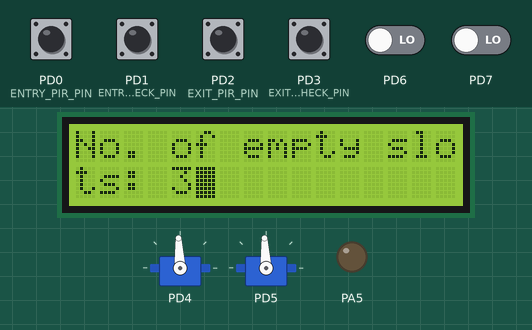
The program below on a simulated ATmega32, built with avr-gcc and emulated at 1 MHz. Parts: 16×2 character LCD, 2 × servo, output pins drawn as LEDs (lit = HIGH). Wiring (inferred from the names in the program): character LCD (HD44780): RS PA6; E PA4; data PA0, PA1, PA2, PA3. Inputs (shaded band) come from the test bench; at power-on: PD0 (ENTRY_PIR_PIN), PD1 (ENTRY_PIR_CHECK_PIN), PD2 (EXIT_PIR_PIN), PD3 (EXIT_PIR_CHECK_PIN) HIGH, PD6, PD7 LOW. Servo pulses on a pin are drawn as a servo (544–2400 µs = 0–180°); pins used as bus, display or sensor lines are not drawn.

Above: at 0.2 s.
At 61.2 s:
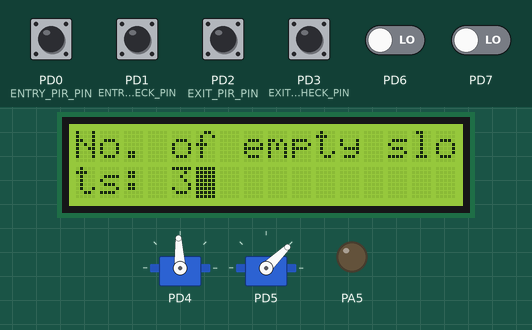
Timing chart, 0 to 62.7 s (numbered marks = the images above):
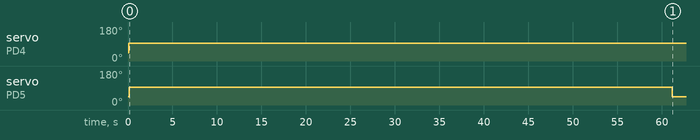

The program:

main.c
```c
/*
 * Garage.c
 *
 * Author : Mahmoud Abdelghany
 */

#include "main.h"


int main(void)
{
	LCD_init();

	/* Entry and Entry Check, Entry PIR Pins */
	DIO_vsetPINDir(PIR_PORT,ENTRY_PIR_PIN, INPUT);
	DIO_vsetPINDir(PIR_PORT,ENTRY_PIR_CHECK_PIN, INPUT);

	/* Exit and Exit Check, Exit PIR Pins */
	DIO_vsetPINDir(PIR_PORT,EXIT_PIR_PIN, INPUT);
	DIO_vsetPINDir(PIR_PORT,EXIT_PIR_CHECK_PIN, INPUT);

	garage_state garage_state = {0};
	garage_state.garage_total_slots = GARAGE_TOTAL_SLOTS;
	garage_state.garage_empty_slots = GARAGE_TOTAL_SLOTS;
	servo_rotate_0(ENTRY_SERVO_CHANNEL);
	servo_rotate_0(EXIT_SERVO_CHANNEL);
	LCD_Display_String(WELCOME_MSG);

	/* Flags for Entry PIRs to to read the current state of the PIR  one per car*/
	uint_8 prev_entry_state_flag = 0;
	uint_8 prev_entry_check_state_flag = 0;

	/* Flags for Exit PIRs to to read the current state of the PIR once per car*/
	uint_8 prev_exit_state_flag = 0;
	uint_8 prev_exit_check_state_flag = 0;
    while (1){
		garage_state.garage_entry[ENTRY_PIR] = DIO_u8read(PIR_PORT,ENTRY_PIR_PIN);
		garage_state.garage_entry[ENTRY_CHECK_PIR] = DIO_u8read(PIR_PORT,ENTRY_PIR_CHECK_PIN);
		garage_state.garage_exit[EXIT_PIR] = DIO_u8read(PIR_PORT,EXIT_PIR_PIN);
		garage_state.garage_exit[EXIT_CHECK_PIR] = DIO_u8read(PIR_PORT,EXIT_PIR_CHECK_PIN);

		/*
		* Entry Sequence
		* 1- Checking the Entry PIR
		* 2- Check available slots
		* 3- Set timeout to close the gate if the car didn't enter or pass through second PIR
		* 4- Close the Gate when the car passes through second PIR or After predetermined duration.
		* 5- Decrement Empty slots
		*/
		if(garage_state.garage_entry[ENTRY_PIR] == 1 && prev_entry_state_flag == 0){
			prev_entry_state_flag = 1;

			/* Open Gate only in case there is empty slots */
			if(garage_state.garage_empty_slots > 0){
				servo_rotate_90(ENTRY_SERVO_CHANNEL);

				/* Setting timeout in case the car didn't pass second PIR after specific time. */
				timer_OVF_interrupt_Callback(timeout_entry_callback,60);

				/* LCD Display number of empty slots or That there is no empty slots */
				LCD_Send_Command(LCD_CLEAR_SCREEN);
				LCD_Display_String(GARAGE_EMPTY);
				LCD_Display_Character(garage_state.garage_empty_slots);
			}else{
				LCD_Send_Command(LCD_CLEAR_SCREEN);
				LCD_Display_String(GARAGE_FULL);
			}
		}
		else if(garage_state.garage_entry[ENTRY_PIR] == 0){
			prev_entry_state_flag = 0;
		}

		/*
		* Entry Check: Close gate When car passes through second PIR
		*/
		if(garage_state.garage_entry[ENTRY_CHECK_PIR] == 1 && prev_entry_check_state_flag == 0){
			if(garage_state.garage_empty_slots > 0){
				garage_state.garage_empty_slots = garage_state.garage_empty_slots -1;
			}
			prev_entry_check_state_flag = 1;
			if(garage_state.garage_entry[ENTRY_PIR] == 0){
				servo_rotate_0(ENTRY_SERVO_CHANNEL);
			}
		}
		else if(garage_state.garage_entry[ENTRY_CHECK_PIR] == 0){
			prev_entry_check_state_flag = 0;
		}

		/*
		* Exit Sequence
		* 1- Checking the Exit first PIR
		* 2- Set timeout to close the gate if the car didn't enter or pass through second PIR
		* 3- Close the Gate when the car passes through second PIR or After predetermined duration.
		* 4- Increment Empty slots
		*/
		if(garage_state.garage_exit[EXIT_PIR] == 1 && prev_exit_state_flag == 0){
			prev_exit_state_flag = 1;
			servo_rotate_90(EXIT_SERVO_CHANNEL);
			timer_OVF_interrupt_Callback(timeout_exit_callback,60);
		}
		else if(garage_state.garage_exit[EXIT_PIR] == 0){
			prev_exit_state_flag = 0;
		}
		if(garage_state.garage_exit[EXIT_CHECK_PIR] == 1 && prev_exit_check_state_flag == 0){
			garage_state.garage_empty_slots = garage_state.garage_empty_slots +1;
			prev_exit_check_state_flag = 1;
			if(garage_state.garage_exit[EXIT_PIR] == 0){
				servo_rotate_0(EXIT_SERVO_CHANNEL);
			}
		}
		else if(garage_state.garage_exit[EXIT_CHECK_PIR] == 0){
			prev_exit_check_state_flag = 0;
		}
    }
}


void timeout_entry_callback(void){
	servo_rotate_0(ENTRY_SERVO_CHANNEL);
}

void timeout_exit_callback(void){
	servo_rotate_0(EXIT_SERVO_CHANNEL);
}
```

main.h
```c
/*
 * main.h
 *
 * Created: 25-Jun-22 11:21:29 AM
 *  Author: Mahmo
 */


#ifndef MAIN_H_
#define MAIN_H_

#include <avr/io.h>
#define F_CPU 1000000UL
#include "servo_motor.h"
#include "LCD.h"
#include "DIO.h"

#define WELCOME_MSG "Welcome"
#define GARAGE_TOTAL_SLOTS 3
#define PIR_PORT 'D'

#define ENTRY_PIR_PIN 0
#define ENTRY_PIR_CHECK_PIN 1

#define EXIT_PIR_PIN 2
#define EXIT_PIR_CHECK_PIN 3

#define ENTRY_PIR 0
#define ENTRY_CHECK_PIR 1

#define EXIT_PIR 0
#define EXIT_CHECK_PIR 1

#define ENTRY_SERVO_CHANNEL 'B'
#define EXIT_SERVO_CHANNEL 'A'

#define INPUT 0
#define OUTPUT 1

#define GARAGE_FULL "There are no empty spots"
#define GARAGE_EMPTY "No. of empty slots: "

typedef unsigned char uint_8;

typedef struct garage_state {
	uint_8 garage_total_slots;
	uint_8 garage_empty_slots;
	uint_8 garage_entry[2];
	uint_8 garage_exit[2];
	} garage_state;

void timeout_entry_callback(void);
void timeout_exit_callback(void);

#endif /* MAIN_H_ */
```

servo_motor.c
```c
/*
 * servo_motor.c
 *
 * Created: 24-Jun-22 8:33:25 AM
 *  Author: Mahmoud Abdelghany
 */

#include "servo_motor.h"


void servo_rotate_0(char channel){
	switch (channel){
		case 'A':
		timer1_wave_fastPWM_A(0.99999);
		break;
		case'B':
		timer1_wave_fastPWM_B(0.99999);
		break;
	}
}
void servo_rotate_90(char channel){
	switch (channel){
		case 'A':
		timer1_wave_fastPWM_A(1.499999);
		break;
		case'B':
		timer1_wave_fastPWM_B(1.499999);
		break;
	}
}
void servo_rotate_180(char channel){
	switch (channel){
		case 'A':
		timer1_wave_fastPWM_A(1.99999);
		break;
		case'B':
		timer1_wave_fastPWM_B(1.99999);
		break;
	}
}
```

servo_motor.h
```c
/*
 * servo_motor.h
 *
 * Created: 24-Jun-22 8:33:56 AM
 *  Author: Mahmoud Abdelghany
 */


#ifndef SERVO_MOTOR_H_
#define SERVO_MOTOR_H_

#include "timer.h"

void servo_rotate_0(char);
void servo_rotate_90(char);
void servo_rotate_180(char);


#endif /* SERVO_MOTOR_H_ */
```

std_macros.h
```c
/*
 * std_macros.h
 *
 * Created: 2/17/2018 3:37:09 PM
 *  Author: Mohamed Zaghlol
 */
#define REGISTER_SIZE 8
#define SET_BIT(reg,bit)    reg|=(1<<bit)
#define CLR_BIT(reg,bit)    reg&=(~(1<<bit))
#define TOG_BIT(reg,bit)    reg^=(1<<bit)
#define READ_BIT(reg,bit)    (reg&(1<<bit))>>bit
#define IS_BIT_SET(reg,bit)  (reg&(1<<bit))>>bit
#define IS_BIT_CLR(reg,bit)  !((reg&(1<<bit))>>bit)
#define ROR(reg,num)         reg=(reg<<(REGISTER_SIZE-num))|(reg>>(num))
#define ROL(reg,num)        reg= (reg>>(REGISTER_SIZE-num))|(reg<<(num))
```

timer.c
```c
/*
 * timer.c
 *
 * Created: 9/25/2019 7:22:07 PM
 *  Author: Mohamed Zaghlol
 */

#include "std_macros.h"
#include <avr/io.h>
#include <avr/interrupt.h>


volatile unsigned char counter = 0;
volatile unsigned char time_in_sec = 0;
volatile unsigned char current_time = 0;
void (*callback_function)(void) = (void*)0;

ISR(TIMER0_OVF_vect){
	counter += 1;
	current_time = counter*0.262;
	if(current_time > time_in_sec){
		callback_function();
		TCCR0 = 0;
		CLR_BIT(TIMSK,TOIE0);
		counter = 0;
		current_time = 0;
	}
}

void timer_CTC_init_interrupt(void)
{
	/* select CTC mode*/
	SET_BIT(TCCR0,WGM01);
	/* load a value in OCR0 */
	OCR0=80;
	/* select timer clock */
	SET_BIT(TCCR0,CS00);
	SET_BIT(TCCR0,CS02);
	/* enable interrupt*/
	sei();
	SET_BIT(TIMSK,OCIE0);
}

void timer_OVF_interrupt_Callback(void (*callback_func)(void),unsigned char time_sec){
	/* select Overflow mode with Prescaler 1024*/
	SET_BIT(TCCR0,CS00);
	SET_BIT(TCCR0,CS02);
	/* enable interrupt*/
	sei();
	SET_BIT(TIMSK,TOIE0);
	time_in_sec = time_sec;
	callback_function = callback_func;
}


void timer_wave_nonPWM(void)
{
	/* set OC0 as output pin */
	SET_BIT(DDRB,3);
	/* select CTC mode*/
	SET_BIT(TCCR0,WGM01);
	/* load a value in OCR0 */
	OCR0=64;
	/* select timer clock */
	SET_BIT(TCCR0,CS00);
	SET_BIT(TCCR0,CS02);
	/* toggle OC0 on compare match*/
	SET_BIT(TCCR0,COM00);
}

void timer1_wave_fastPWM_A(double value)
{
	/* set OC1A as output pin */
	SET_BIT(DDRD,5);
	/* select fast PWM mode*/
	SET_BIT(TCCR1A,WGM11);
	SET_BIT(TCCR1B,WGM12);
	SET_BIT(TCCR1B,WGM13);
	/* load a value in OCR1A,ICR1 */
	OCR1A=value*1000;
	ICR1=19999;
	/* select timer clock, no prescaling */
	SET_BIT(TCCR1B,CS10);
	/* clear OC1A on compare match, set OC1A at BOTTOM,(non inverting mode)*/
	SET_BIT(TCCR1A,COM1A1);
}
void timer1_wave_fastPWM_B(double value)
{
	/* set OC1B as output pin */
	SET_BIT(DDRD,4);
	/* select fast PWM mode*/
	SET_BIT(TCCR1A,WGM11);
	SET_BIT(TCCR1B,WGM12);
	SET_BIT(TCCR1B,WGM13);
	/* load a value in OCR1B,ICR1 */
	OCR1B=value*1000;
	ICR1=19999;
	/* select timer clock, no prescaling */
	SET_BIT(TCCR1B,CS10);
	/* clear OC1B on compare match, set OC1B at BOTTOM,(non inverting mode)*/
	SET_BIT(TCCR1A,COM1B1);
}

void timer_wave_phasecorrectPWM(void)
{
	/* set OC0 as output pin */
	SET_BIT(DDRB,3);
	/* select phase correct PWM mode*/
	SET_BIT(TCCR0,WGM00);
	/* load a value in OCR0 */
	OCR0=64;
	/* select timer clock */
	SET_BIT(TCCR0,CS00);
	SET_BIT(TCCR0,CS02);
	/* Set OC0 on compare match when up-counting. Clear OC0 on compare match when down counting.*/
	SET_BIT(TCCR0,COM00);
	SET_BIT(TCCR0,COM01);
}
```

timer.h
```c
/*
 * timer.h
 *
 * Created: 9/25/2019 7:22:18 PM
 *  Author: Mohamed Zaghlol
 */


#ifndef TIMER_H_
#define TIMER_H_
/*
	Function Name        : timer_CTC_init_interrupt
	Function Returns     : void
	Function Arguments   : void
	Function Description : initialize the interrupt of the CTC mode of timer0.
*/
void timer_CTC_init_interrupt(void);

/*
	Function Name        : timer_OVF_interrupt_Callback
	Function Returns     : void
	Function Arguments   : callback function, time in seconds
	Function Description : initialize the overflow mode of timer0 with interrupt to callback function upon completion.
*/
void timer_OVF_interrupt_Callback(void (*callback_func)(void),unsigned char time_sec);

/*
	Function Name        : timer_wave_nonPWM
	Function Returns     : void
	Function Arguments   : void
	Function Description : initialize the generation of a wave on OC0 pin in non PWM mode.
*/
void timer_wave_nonPWM(void);


/*
	Function Name        : timer1_wave_fastPWM_A
	Function Returns     : void
	Function Arguments   : double
	Function Description : initialize the generation of a wave on OC1A pin in fast PWM mode.
*/
void timer1_wave_fastPWM_A(double value);

/*
	Function Name        : timer1_wave_fastPWM_B
	Function Returns     : void
	Function Arguments   : double
	Function Description : initialize the generation of a wave on OC1B pin in fast PWM mode.
*/

void timer1_wave_fastPWM_B(double value);
/*
	Function Name        : timer_wave_phasecorrectPWM
	Function Returns     : void
	Function Arguments   : void
	Function Description : initialize the generation of a wave on OC0 pin in phase correct PWM mode.
*/

void timer_wave_phasecorrectPWM(void);
#endif /* TIMER_H_ */
```

LCD_config.h
```c
/*
 * LCD_config.h
 *
 * Created: 24-Jun-22 2:07:47 PM
 *  Author: Mahmo
 */


#ifndef LCD_CONFIG_H_
#define LCD_CONFIG_H_


#define LCD_PORT_DIR DDRA
#define LCD_PORT_OUT PORTA
#define UPPER 1
#define LOWER 0
#define LCD_PORT_UPPER_LOWER LOWER

#define RS_PIN 6
#define R_W_PIN 5
#define ENABLE_PIN 4


#endif /* LCD_CONFIG_H_ */
```

LCD.c
```c
/*
 * LCD.c
 *
 * Created: 6/1/2021 9:18:50 PM
 *  Author: Mahmoud Abdelghany
 */

#include "LCD.h"

void LCD_init(){
	LCD_PORT_DIR |= (1<<RS_PIN) | (1<<ENABLE_PIN) | (1<<R_W_PIN); //Setting Enable, R/W and Register Select pins to output
	#if (LCD_PORT_UPPER_LOWER == UPPER)
	LCD_PORT_DIR |= (0xF0); // changing upper 4 pins to output pins
	#else
	LCD_PORT_DIR |= (0x0F); // changing lower 4 pins to output pins
	#endif
 	LCD_Send_Command(LCD_4BIT_MODE); // Initialize 4-bit mode
 	LCD_Send_Command(LCD_4BIT_2LINES_MODE); //Initialize 16x2 mode
 	LCD_Send_Command(LCD_DISPLAY_ON_CURSOR_BLINK);
	LCD_Send_Command(LCD_CLEAR_SCREEN); //Clearing screen

	_delay_ms(2);
}

void LCD_Send_Command(unsigned char cmd){
	LCD_PORT_OUT &= (~(1<<RS_PIN));
	LCD_PORT_OUT &= (~(1<<R_W_PIN));
	LCD_PORT_OUT &= (~(1<<ENABLE_PIN));

	#if (LCD_PORT_UPPER_LOWER == UPPER)
	LCD_PORT_OUT = (LCD_PORT_OUT & 0x0F) | (cmd & 0xF0);
	LCD_PORT_OUT |= (1<<ENABLE_PIN);
	_delay_ms(1);
	LCD_PORT_OUT &= (~(1<<ENABLE_PIN));
	_delay_ms(1);
	LCD_PORT_OUT = (LCD_PORT_OUT & 0x0F) | (cmd << 4);
	LCD_PORT_OUT |= (1<<ENABLE_PIN);
	_delay_us(2);
	LCD_PORT_OUT &= (~(1<<ENABLE_PIN));
	#else
	LCD_PORT_OUT = (LCD_PORT_OUT & 0xF0) | (cmd >> 4);
	LCD_PORT_OUT |= (1<<ENABLE_PIN);
	_delay_ms(1);
	LCD_PORT_OUT &= (~(1<<ENABLE_PIN));
	_delay_ms(1);
	LCD_PORT_OUT = (LCD_PORT_OUT & 0xF0) | (cmd & 0x0F);
	LCD_PORT_OUT |= (1<<ENABLE_PIN);
	_delay_ms(1);
	LCD_PORT_OUT &= (~(1<<ENABLE_PIN));

	LCD_PORT_OUT &= 0xF0;
	#endif
	_delay_ms(2);
}

void LCD_Display_Character(unsigned char Char){
	if((Char >=0) && (Char<=9)){
		Char = Char + '0';
	}

	LCD_PORT_OUT &= (~(1<<R_W_PIN));
	LCD_PORT_OUT |= (1<<RS_PIN);

	#if (LCD_PORT_UPPER_LOWER == UPPER)
	LCD_PORT_OUT = (LCD_PORT_OUT & 0x0F) | (Char & 0xF0);
	LCD_PORT_OUT |= (1<<ENABLE_PIN);
	_delay_ms(1);
	LCD_PORT_OUT &= (~(1<<ENABLE_PIN));
	_delay_ms(1);
	LCD_PORT_OUT = (LCD_PORT_OUT & 0x0F) | (Char << 4);
	LCD_PORT_OUT |= (1<<ENABLE_PIN);
	_delay_ms(1);
	LCD_PORT_OUT &= (~(1<<ENABLE_PIN));
	#else
	LCD_PORT_OUT = (LCD_PORT_OUT & 0xF0) | (Char >> 4);
	LCD_PORT_OUT |= (1<<ENABLE_PIN);
	_delay_us(1);
	LCD_PORT_OUT &= (~(1<<ENABLE_PIN));
	_delay_ms(2);
	LCD_PORT_OUT = (LCD_PORT_OUT & 0xF0) | (Char & 0x0F);
	LCD_PORT_OUT |= (1<<ENABLE_PIN);
	_delay_us(1);
	LCD_PORT_OUT &= (~(1<<ENABLE_PIN));

	LCD_PORT_OUT &= 0xF0;
	#endif

	_delay_ms(2);
}


void LCD_Display_String(unsigned char *str){
	signed char i = 0;
	while(str[i] != '\0'){
		if(i == 16){
			LCD_Send_Command(LCD_GOTO_2ND_ROW);
		}
		LCD_Display_Character(str[i]);
		i++;
	}
}
```

LCD.h
```c
/*
 * LCD.h
 *
 * Created: 6/1/2021 9:19:03 PM
 *  Author: Mahmoud Abdelghany
 */
#include <avr/io.h>
#define F_CPU 1000000UL
#include <util/delay.h>
#include "LCD_config.h"

#ifndef LCD_H_
#define LCD_H_

#define LCD_4BIT_MODE 0x02
#define LCD_4BIT_2LINES_MODE 0x28
#define LCD_DISPLAY_ON_CURSOR_ON  0x0E
#define LCD_DISPLAY_ON_CURSOR_OFF  0x0C
#define LCD_DISPLAY_ON_CURSOR_BLINK 0x0F
#define LCD_GOTO_1ST_ROW 0x80
#define LCD_GOTO_2ND_ROW 0xC0
#define LCD_CLEAR_SCREEN 0x01

void LCD_init(void);
void LCD_Send_Command(unsigned char cmd);
void LCD_Display_Character(unsigned char Character);
void LCD_Display_String(unsigned char *str);


#endif /* LCD_H_ */
```

DIO.h
```c
#ifndef DIO_H_
#define DIO_H_
/*
	Function Name        : DIO_vsetPINDir
	Function Returns     : void
	Function Arguments   : unsigned char portname,unsigned char pinnumber,unsigned char direction
	Function Description : Set the direction of the given pin in the given port (direction 0 = input : 1 = output)
*/
void DIO_vsetPINDir(unsigned char portname,unsigned char pinnumber,unsigned char direction);

/*
	Function Name        : DIO_write
	Function Returns     : void
	Function Arguments   : unsigned char portname,unsigned char pinnumber,unsigned char outputvalue
	Function Description : Set the value of the given pin in the given port (outputvalue 0 = low : 1 = high)
*/
void DIO_write(unsigned char portname,unsigned char pinnumber,unsigned char outputvalue);

/*
	Function Name        : DIO_u8read
	Function Returns     : unsigned char
	Function Arguments   : unsigned char portname,unsigned char pinnumber
	Function Description : Returns 1 if the value of the given pin is high and zero if the value is low
*/
unsigned char DIO_u8read(unsigned char portname,unsigned char pinnumber);

/*
	Function Name        : DIO_toggle
	Function Returns     : void
	Function Arguments   : unsigned char portname,unsigned char pinnumber
	Function Description : Reverse the value of the given pin in the given port.
*/
void DIO_toggle(unsigned char portname,unsigned char pinnumber);

/*
	Function Name        : DIO_set_port_direction
	Function Returns     : void
	Function Arguments   : unsigned char portname,unsigned char direction
	Function Description : set the direction of whole port .
*/

void DIO_set_port_direction(unsigned char portname,unsigned char direction);


/*
	Function Name        : DIO_write_port
	Function Returns     : void
	Function Arguments   : unsigned char portname,unsigned char portvalue
	Function Description : Write the value to all port pins.
*/

void DIO_write_port(unsigned char portname,unsigned char portvalue);

/*
	Function Name        : DIO_read_port
	Function Returns     : unsigned char
	Function Arguments   : unsigned char portname
	Function Description : read the value of the port .
*/
unsigned char DIO_read_port(unsigned char portname);

/*
	Function Name        : DIO_vconnectpullup
	Function Returns     : void
	Function Arguments   : char portname ,char pinnumber, char connect_pullup
	Function Description : Connect and disconnect pull up resistor to the given pin at the given port
*/
void DIO_vconnectpullup(char portname ,char pinnumber, char connect_pullup);
/*
	Function Name        : write_low_nibble
	Function Returns     : void
	Function Arguments   : unsigned char portname,unsigned char value
	Function Description : write a value to the low nibble of the port
*/
void write_low_nibble(unsigned char portname,unsigned char value);
/*
	Function Name        : write_high_nibble
	Function Returns     : void
	Function Arguments   : unsigned char portname,unsigned char value
	Function Description : write a value to the high nibble of the port
*/
void write_high_nibble(unsigned char portname,unsigned char value);
#endif
```

Source omitted: DIO.c (5720 bytes)

Measured:
- by itself, servo on PD4: 44° → 93° at 0.06 s
- by itself, servo on PD5: 44° → 93° at 0.16 s, → 44° 61.0 s later
